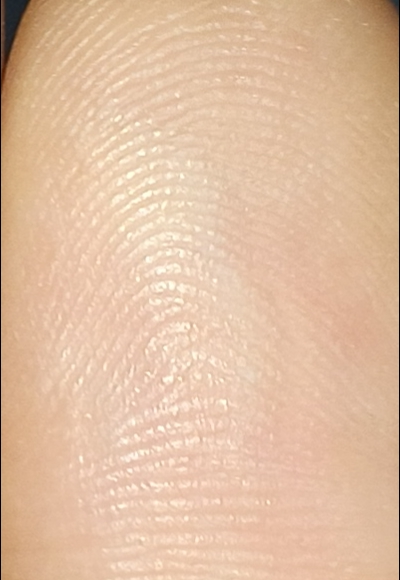
#> input picture sample/IMG_20260619_222153_876.jpg.jpeg, 400 x 580 px; its folder holds only this picture in this run
$ python fingerprint_enhancement_pipeline.py
#> lines starting #> are read from the running program, lines starting #| are printed output that depends on the picture
import os
from pathlib import Path
import os
from PIL import Image, ImageDraw, ImageFilter, ImageOps
os.environ["CUDA_VISIBLE_DEVICES"] = "-1"
import cv2
import numpy as np
import pyfing as pf

ADAPTIVE_BLOCK_SIZE = 21
ADAPTIVE_C = 2
OVAL_WIDTH_RATIO = 0.84
OVAL_HEIGHT_RATIO = 0.92
CARBON_GRAY = 55
SOFTEN_RADIUS = 0.6
INPUT_DIR = "sample"
OUTPUT_DIR = "output"
SCANNER_OUTPUT_DIR = os.path.join(
    OUTPUT_DIR,
    "scanner_style"
)
SCANNER_500DPI_OUTPUT_DIR = os.path.join(
    OUTPUT_DIR,
    "scanner_style_500dpi"
)
os.makedirs(SCANNER_OUTPUT_DIR, exist_ok=True)
os.makedirs(SCANNER_500DPI_OUTPUT_DIR, exist_ok=True)

# ── 500 DPI conversion constants ──────────────────────────────────────────────
TARGET_RIDGE_SPACING_PX = 9.65   # pixels/ridge at true 500 DPI

# pyfing frequency_estimation returns cycles/pixel, typical range 0.05–0.15
# → spacing = 1/freq, typical range ~6.7–20 px/ridge
RIDGE_SPACING_MIN_PX = 4.0   # sanity lower bound
RIDGE_SPACING_MAX_PX = 25.0  # sanity upper bound


# [79 lines left out: functions get_median_ridge_spacing, convert_to_500dpi, create_scanner_style, not called in this run]

def preprocess(img):
    if len(img.shape) == 3:
        img = cv2.cvtColor(img, cv2.COLOR_BGR2GRAY)
    clahe = cv2.createCLAHE(
        clipLimit=2.0,
        tileGridSize=(8, 8)
    )
    img = clahe.apply(img)
    return img

def enhance_fingerprint(img):
    img = preprocess(img)
    # segmentation
    mask = pf.fingerprint_segmentation(img)
    # orientation estimation
    orientations = pf.orientation_field_estimation(
        img,
        mask
    )
    # frequency estimation
    frequencies = pf.frequency_estimation(
        img,
        orientations,
        mask
    )
    # enhancement
    enhanced = pf.fingerprint_enhancement(
        img,
        orientations,
        frequencies,
        mask,
        method="GBFEN"
    )
    # convert white ridges -> black ridges
    # enhanced = cv2.bitwise_not(enhanced)
    enhanced = cv2.normalize(
        enhanced,
        None,
        0,
        255,
        cv2.NORM_MINMAX
    )
    return enhanced.astype(np.uint8), mask, frequencies

def process_folder():
    image_files = []
    for ext in ("*.jpg", "*.jpeg", "*.png",
                "*.JPG", "*.JPEG", "*.PNG"):
        image_files.extend(
            Path(INPUT_DIR).glob(ext)
        )
    print(f"Found {len(image_files)} images")
    for file in image_files:
        print(f"Processing: {file.name}")
        img = cv2.imread(
            str(file),
            cv2.IMREAD_GRAYSCALE
        )
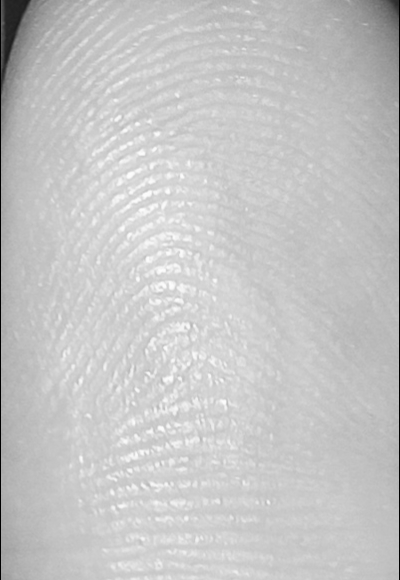
#> img: shape (580, 400); min 0, max 253, mean 197.1
        if img is None:
            print(f"Cannot read {file}")
            continue
        enhanced, mask, frequencies = enhance_fingerprint(img)
#> in preprocess, `img = clahe.apply(img)`:
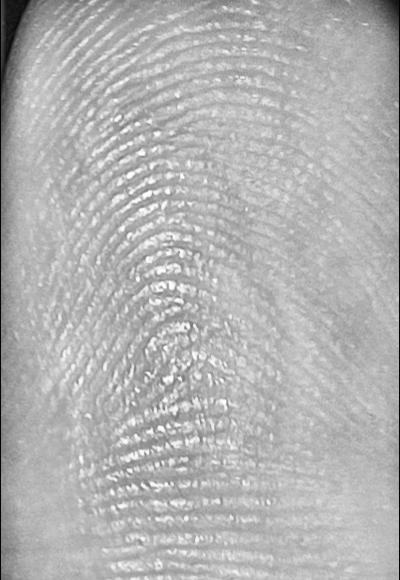
#> img: shape (580, 400); min 2, max 254, mean 178.3
        scanner_style = create_scanner_style(
            enhanced,
            mask
        )

        scanner_output = os.path.join(
            SCANNER_OUTPUT_DIR,
            file.stem + "_scanner_style.png"
        )
        cv2.imwrite(
            scanner_output,
            scanner_style
        )

        # ── proper 500 DPI conversion ──────────────────────────────────────
        ridge_spacing = get_median_ridge_spacing(
            frequencies,
            mask
        )

        if ridge_spacing is None:
            print(f"  Skipping 500dpi for {file.name}: no valid ridge frequency")
        else:
            scale = TARGET_RIDGE_SPACING_PX / ridge_spacing
            img_500dpi = convert_to_500dpi(scanner_style, ridge_spacing)

            Image.fromarray(img_500dpi).save(
                os.path.join(
                    SCANNER_500DPI_OUTPUT_DIR,
                    file.stem + "_scanner_style_500dpi.png"
                ),
                dpi=(500, 500)
            )

            print(
                f"  ridge_spacing={ridge_spacing:.2f}px/ridge "   # should be ~6–20
                f"→ scale={scale:.3f} "                            # should be ~0.5–2.0
                f"→ output={img_500dpi.shape[1]}x{img_500dpi.shape[0]}px @500dpi"
            )
    print("Done")

if __name__ == "__main__":
    process_folder()
#> (the call stopped at in enhance_fingerprint, `mask = pf.fingerprint_segmentation(img)`: pyfing is not available in this run)
